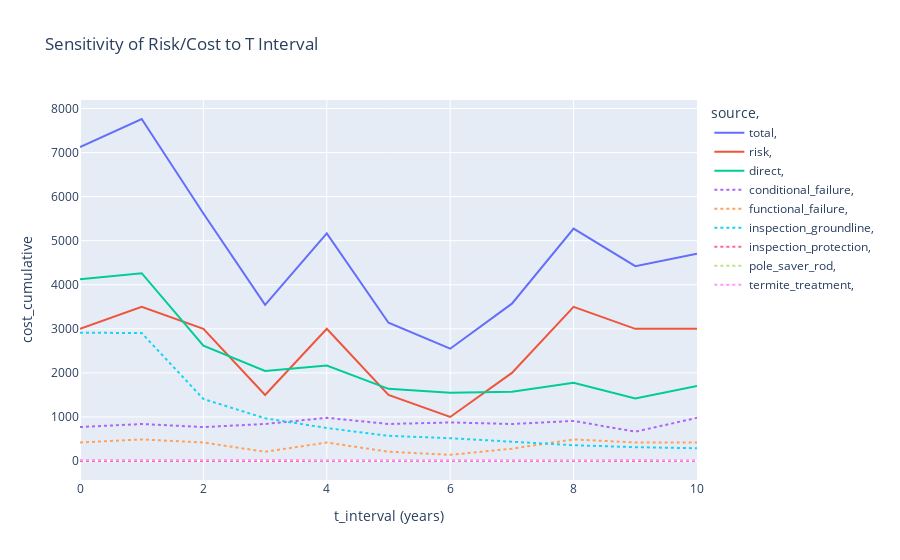

The notebook cell saved with this chart:
### Code cell
comp.expected_sensitivity(var_id, lower, upper, step_size, n_iterations, t_end)
clear_output()
comp.plot_sens(var_id=var_id, y_axis='cost_cumulative')

### Figure 1 — Plotly figure (JSON) as saved in the notebook; plotly's stock layout.template omitted (floating-point values rounded to 4 significant figures)
{"data": [{"hovertemplate": "source=total<br> =   <br>t_interval=%{x}<br>cost_cumulative=%{y}<extra></extra>", "legendgroup": "total,    ", "line": {"color": "#636EFA", "dash": "solid"}, "mode": "lines", "name": "total,    ", "orientation": "v", "showlegend": true, "type": "scatter", "x": [0, 1, 2, 3, 4, 5, 6, 7, 8, 9, 10], "xaxis": "x", "y": [7125, 7762, 5618.0, 3544.0, 5166.0, 3137, 2548.0, 3571, 5275, 4422.0, 4705], "yaxis": "y"}, {"hovertemplate": "source=risk<br> =   <br>t_interval=%{x}<br>cost_cumulative=%{y}<extra></extra>", "legendgroup": "risk,    ", "line": {"color": "#EF553B", "dash": "solid"}, "mode": "lines", "name": "risk,    ", "orientation": "v", "showlegend": true, "type": "scatter", "x": [0, 1, 2, 3, 4, 5, 6, 7, 8, 9, 10], "xaxis": "x", "y": [3000, 3500, 3000, 1500, 3000, 1500, 1000, 2000, 3500, 3000, 3000], "yaxis": "y"}, {"hovertemplate": "source=direct<br> =   <br>t_interval=%{x}<br>cost_cumulative=%{y}<extra></extra>", "legendgroup": "direct,    ", "line": {"color": "#00CC96", "dash": "solid"}, "mode": "lines", "name": "direct,    ", "orientation": "v", "showlegend": true, "type": "scatter", "x": [0, 1, 2, 3, 4, 5, 6, 7, 8, 9, 10], "xaxis": "x", "y": [4125, 4262, 2618.0, 2044.0, 2166.0, 1637, 1548.0, 1571, 1775, 1422.0, 1705], "yaxis": "y"}, {"hovertemplate": "source=conditional_failure<br> =  <br>t_interval=%{x}<br>cost_cumulative=%{y}<extra></extra>", "legendgroup": "conditional_failure,   ", "line": {"color": "#AB63FA", "dash": "dot"}, "mode": "lines", "name": "conditional_failure,   ", "orientation": "v", "showlegend": true, "type": "scatter", "x": [0, 1, 2, 3, 4, 5, 6, 7, 8, 9, 10], "xaxis": "x", "y": [770, 840, 770, 840, 980, 840, 875, 840, 910, 665, 980], "yaxis": "y"}, {"hovertemplate": "source=functional_failure<br> =  <br>t_interval=%{x}<br>cost_cumulative=%{y}<extra></extra>", "legendgroup": "functional_failure,   ", "line": {"color": "#FFA15A", "dash": "dot"}, "mode": "lines", "name": "functional_failure,   ", "orientation": "v", "showlegend": true, "type": "scatter", "x": [0, 1, 2, 3, 4, 5, 6, 7, 8, 9, 10], "xaxis": "x", "y": [420, 490, 420, 210, 420, 210, 140, 280, 490, 420, 420], "yaxis": "y"}, {"hovertemplate": "source=inspection_groundline<br> =  <br>t_interval=%{x}<br>cost_cumulative=%{y}<extra></extra>", "legendgroup": "inspection_groundline,   ", "line": {"color": "#19D3F3", "dash": "dot"}, "mode": "lines", "name": "inspection_groundline,   ", "orientation": "v", "showlegend": true, "type": "scatter", "x": [0, 1, 2, 3, 4, 5, 6, 7, 8, 9, 10], "xaxis": "x", "y": [2912, 2904, 1408.0, 969.5, 748.5, 572, 517.5, 434, 358, 314.5, 289], "yaxis": "y"}, {"hovertemplate": "source=inspection_protection<br> =  <br>t_interval=%{x}<br>cost_cumulative=%{y}<extra></extra>", "legendgroup": "inspection_protection,   ", "line": {"color": "#FF6692", "dash": "dot"}, "mode": "lines", "name": "inspection_protection,   ", "orientation": "v", "showlegend": true, "type": "scatter", "x": [0, 1, 2, 3, 4, 5, 6, 7, 8, 9, 10], "xaxis": "x", "y": [0, 0, 0, 0, 0, 0, 0, 0, 0, 0, 0], "yaxis": "y"}, {"hovertemplate": "source=pole_saver_rod<br> =  <br>t_interval=%{x}<br>cost_cumulative=%{y}<extra></extra>", "legendgroup": "pole_saver_rod,   ", "line": {"color": "#B6E880", "dash": "dot"}, "mode": "lines", "name": "pole_saver_rod,   ", "orientation": "v", "showlegend": true, "type": "scatter", "x": [0, 1, 2, 3, 4, 5, 6, 7, 8, 9, 10], "xaxis": "x", "y": [null, null, null, null, null, null, null, null, null, null, null], "yaxis": "y"}, {"hovertemplate": "source=termite_treatment<br> =  <br>t_interval=%{x}<br>cost_cumulative=%{y}<extra></extra>", "legendgroup": "termite_treatment,   ", "line": {"color": "#FF97FF", "dash": "dot"}, "mode": "lines", "name": "termite_treatment,   ", "orientation": "v", "showlegend": true, "type": "scatter", "x": [0, 1, 2, 3, 4, 5, 6, 7, 8, 9, 10], "xaxis": "x", "y": [23, 28, 21, 24, 18, 15, 16, 17, 17, 22, 16], "yaxis": "y"}], "layout": {"legend": {"title": {"text": "source,  "}, "tracegroupgap": 0}, "title": {"text": "Sensitivity of Risk/Cost to T Interval"}, "xaxis": {"anchor": "y", "automargin": true, "domain": [0, 1], "title": {"text": "t_interval (years)"}}, "yaxis": {"anchor": "x", "automargin": true, "domain": [0, 1], "title": {"text": "cost_cumulative"}}}}
